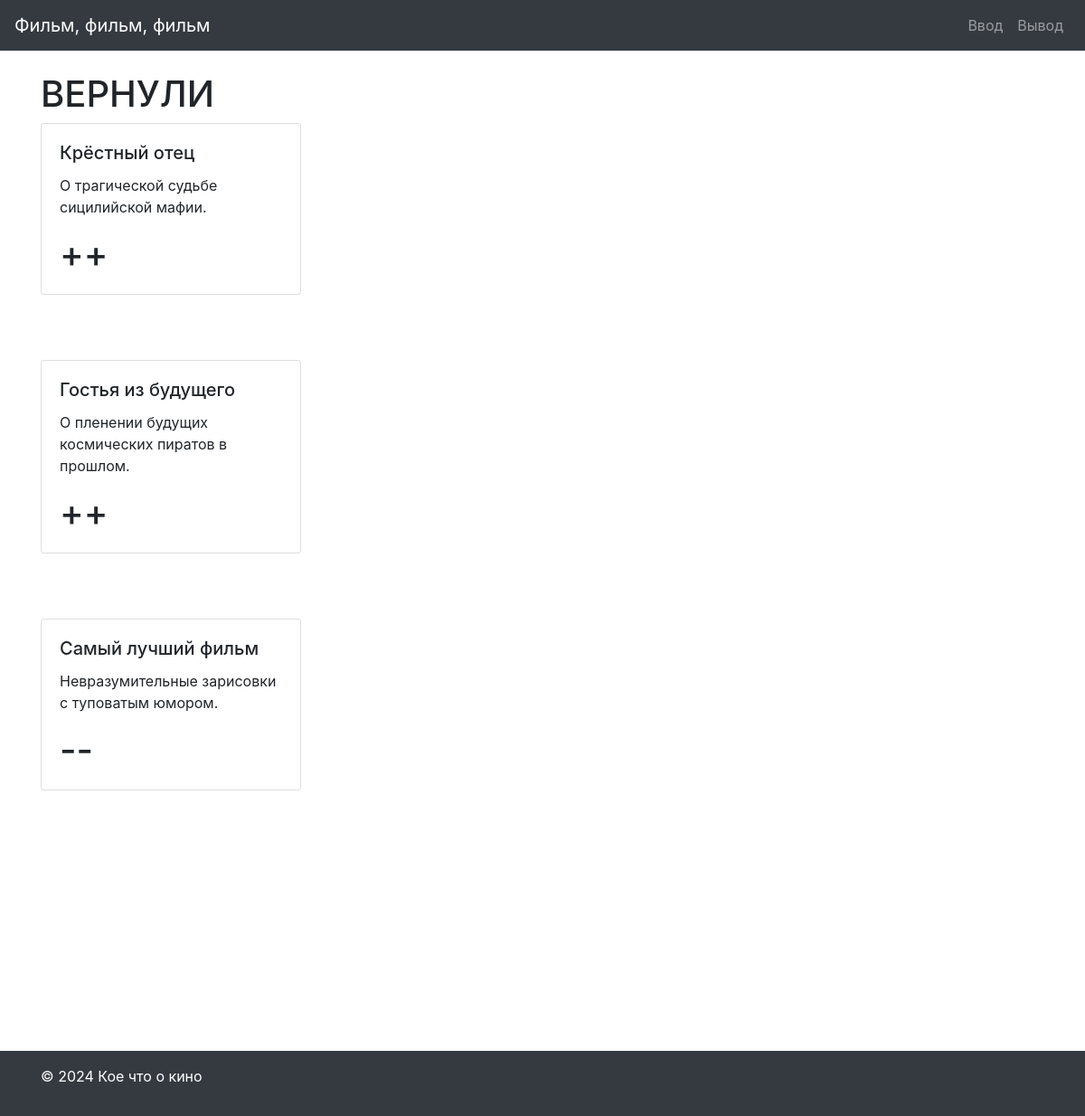
The page / on the database its author committed.
### films/models.py (models this page shows, shortened)
class Film(models.Model):
    name = models.CharField(max_length=100)
    Like = models.CharField(max_length=2)
    spoiler = models.TextField() #text

### films/views.py (the view)
# urls.py: path('', views.Vyvod, name='movies'),
def Vyvod(request):
    films = Film.objects.all()
    context = {
        'films': films
    }
    return render(request, 'films/Vyvod.html', context)

### films/templates/films/Vyvod.html (shortened to what this page needs)
{% extends "films/schablon.html" %}
{% block content %}
<h1>ВЕРНУЛИ</h1>
{% for film in films %}
<div class="card" style="width: 18rem;">
  <div class="card-body">
    <h5 class="card-title">{{film.name}}</h5>
      <p class="card-text">{{film.spoiler}}</p>
      <h1 class="card-text">{{film.Like}}</h1>
  </div>
</div>
<br>
<br>
<br>
{% endfor %}
{% endblock %}

### films/templates/films/schablon.html (shortened to what this page needs)
<!DOCTYPE html>
<html lang="en">
<head>
    <link href="https://stackpath.bootstrapcdn.com/bootstrap/4.5.2/css/bootstrap.min.css" rel="stylesheet">
</head>
<body>
    <nav class="navbar navbar-expand-lg navbar-dark bg-dark">
        <a class="navbar-brand" href="{% url 'home' %}">Фильм, фильм, фильм</a>
        <div class="collapse navbar-collapse" id="navbarNav">
            <ul class="navbar-nav ml-auto">
                <li class="nav-item">
                    <a class="nav-link" href="{% url 'home' %}">Ввод</a>
                </li>
                <li class="nav-item">
                    <a class="nav-link" href="{% url 'movies' %}">Вывод</a>
                </li>
            </ul>
        </div>
    </nav>
    <div class="container mt-4">
        {% block content %}
        {% endblock %}
    </div>
    <br><br>  <br><br> <br><br>  <br><br>
    <footer class="bg-dark text-white mt-4">
        <div class="container py-3">
            <div class="row">
                <div class="col-md-6">
                    <p>&copy; 2024 Кое что о кино</p>
                </div>
            </div>
        </div>
    </footer>
</body>
</html>

### rows shown on the page
Film: name "Крёстный отец", spoiler "О трагической судьбе сицилийской мафии.", Like "++"
Film: name "Гостья из будущего", spoiler "О пленении будущих космических пиратов в прошлом.", Like "++"
Film: name "Самый лучший фильм", spoiler "Невразумительные зарисовки с туповатым юмором.", Like "--"
